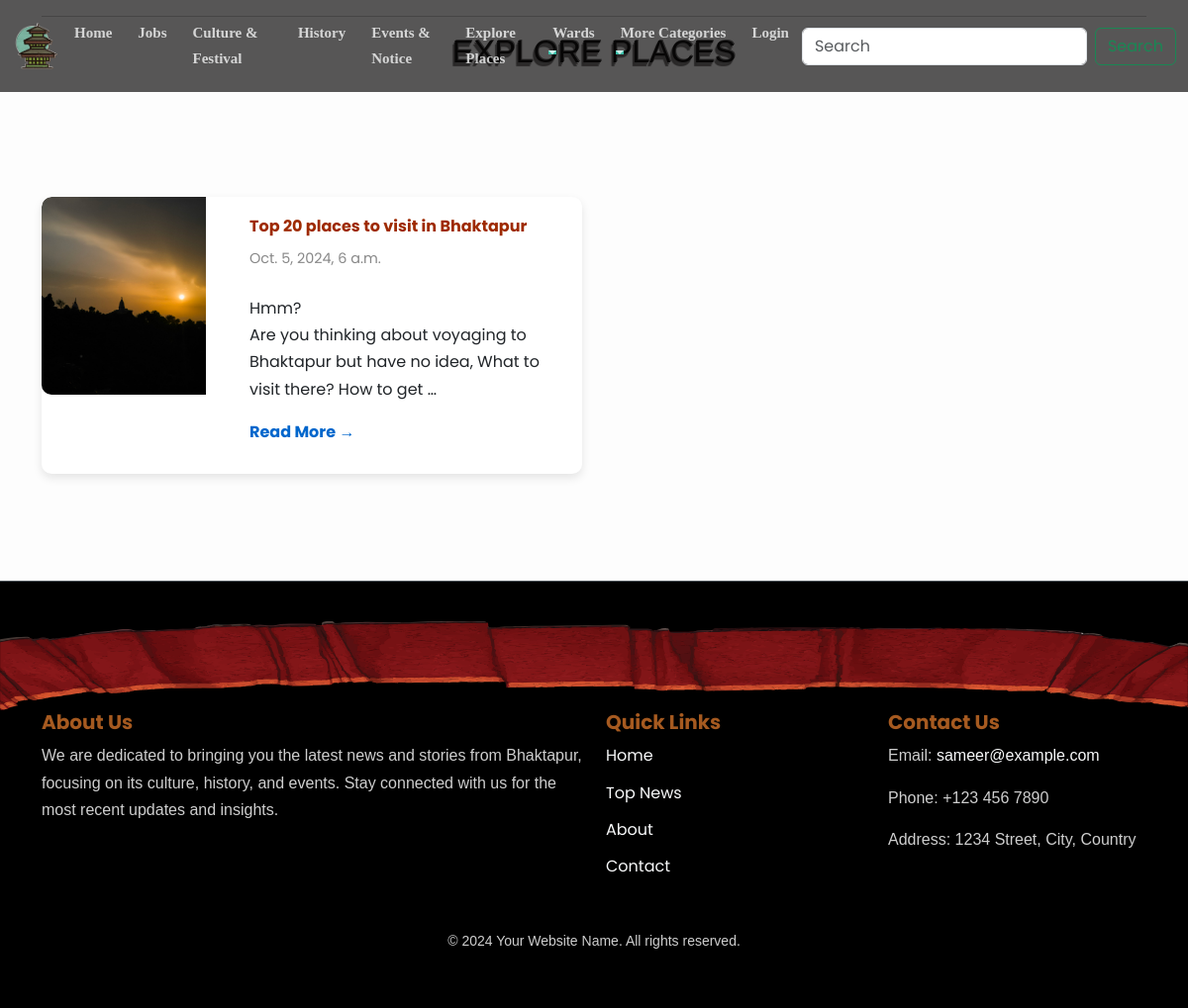
Screenshot of /explore-places/ with the database file from the repository.
### content/models.py (models this page shows, shortened)
class Content(models.Model):
    title = models.CharField(max_length=100)
    body =RichTextUploadingField()
    category = models.ForeignKey(Category, on_delete=models.CASCADE)
    date_created = models.DateTimeField(auto_now_add=True)
    image = models.ImageField(upload_to='culture',default=False)  # Custom upload path based on category

### mynews/views.py (the view)
# urls.py: path('explore-places/',views.explorePlaces,name="explore_page"),
def explorePlaces(request):
    category = Category.objects.get(name="Explore Places")
    places = Content.objects.filter(category=category)
    return render(request, 'pages/places.html', {'places_data': places})

### mynews/context_processors.py (called while the page is built)
def categories(request):
    categories = Category.objects.all()
    return {'categories': categories}

def wards(request):
    wards = Ward.objects.all()
    return {'wards': wards}

### templates/pages/places.html
{% include "components/navbar.html" %}
{% if places_data %}
<div class="container category-section">
    <hr>
    <h2 class="section-title text-center">Explore Places</h2>
    <div class="row">
        {% for item in places_data %}
        <div class="col-md-6 my-2 news-card">
            <div class="card horizontal-card">
                <div class="row no-gutters">
                    <div class="col-md-4">
                        <img src="{{item.image.url}}" class="card-img-left" alt="Job Image">
                    </div>
                    <div class="col-md-8 ">
                        <div class="card-body">
                            <h5 class="card-title"><a href="/details/{{item.id}}">{{ item.title }}</a></h5>
                            <p class="card-date">{{ item.date_created }}</p>
                            <p class="card-text">{{ item.body | truncatewords:20|safe }}</p>
                            <a href="/details/{{item.id}}" class="btn-read-more">Read More <span>&#x2192;</span></a>
                        </div>
                    </div>
                </div>
            </div>
        </div>
        {% endfor %}
    </div>
</div>
{% endif %}
{% include "components/footer.html"%}

### static/nav&footer.css (style rules this page uses)
body { font-family: 'Poppins', sans-serif; color: #333; }

### static/pages_style/home.css (style rules this page uses)
:root { --primary-color: #9C3D54; --secondary-color: #E85A4F; --accent-color: #F5B971; --dark-color: #2C363F; --light-color: #F4F1DE; --text-primary: #333333; --text-secondary: #666666; --font-heading: 'Playfair Display', serif; --font-body: 'Poppins', sans-serif; --transition: all 0.3s ease-in-out; --shadow: 0 5px 15px rgba(0, 0, 0, 0.1); --shadow-hover: 0 8px 25px rgba(0, 0, 0, 0.2); --border-radius: 10px; }
body { font-family: var(--font-body) !important; color: var(--text-primary); line-height: 1.7; background-color: #fdfdfd; }
.row { margin-bottom: 15px; }
.card-img-left { width: 100%; height: 200px; object-fit: cover; border-top-left-radius: 10px; border-bottom-left-radius: 10px; }
.card-body { padding: 20px; display: flex; flex-direction: column; justify-content: center; }
.card-title { font-size: 1rem; font-weight: bold; margin-bottom: 10px; color: #333; }
.card-title a { text-align: justify; color: rgb(158, 42, 0); text-decoration: none; }
.card-date { font-size: 0.9rem; color: #888; margin-bottom: 10px; }
.card-text { font-size: 1rem; color: #666; margin-bottom: 15px; }
.btn-read-more { font-size: 1rem; color: #0066cc; font-weight: bold; text-decoration: none; }

### staticfiles_build/static/pages_style/all_category.css (style rules this page uses)
.category-section h2.section-title { font-family: "Avant Garde", Avantgarde, "Century Gothic", CenturyGothic, "AppleGothic", sans-serif; color: #131313; text-shadow: 1px -1px 0 #767676, -1px 2px 1px #737272, -2px 4px 1px #767474; text-transform: uppercase; text-rendering: optimizeLegibility; margin-bottom: 15vh; }
.category-section .horizontal-card { border: none; max-height: 280px; background-color: #fff; border-radius: 10px; box-shadow: 0 4px 10px rgba(0, 0, 0, 0.1); transition: transform 0.3s ease-in-out; display: flex; flex-direction: column; margin-bottom: 20px; height: 300px; overflow: hidden; }

### rows the page displays
Content: image (picture), title "Top 20 places to visit in Bhaktapur", date_created "Oct. 5, 2024, 6 a.m.", body "Hmm? Are you thinking about voyaging to Bhaktapur but have no idea, What to visit there? How to get …"
